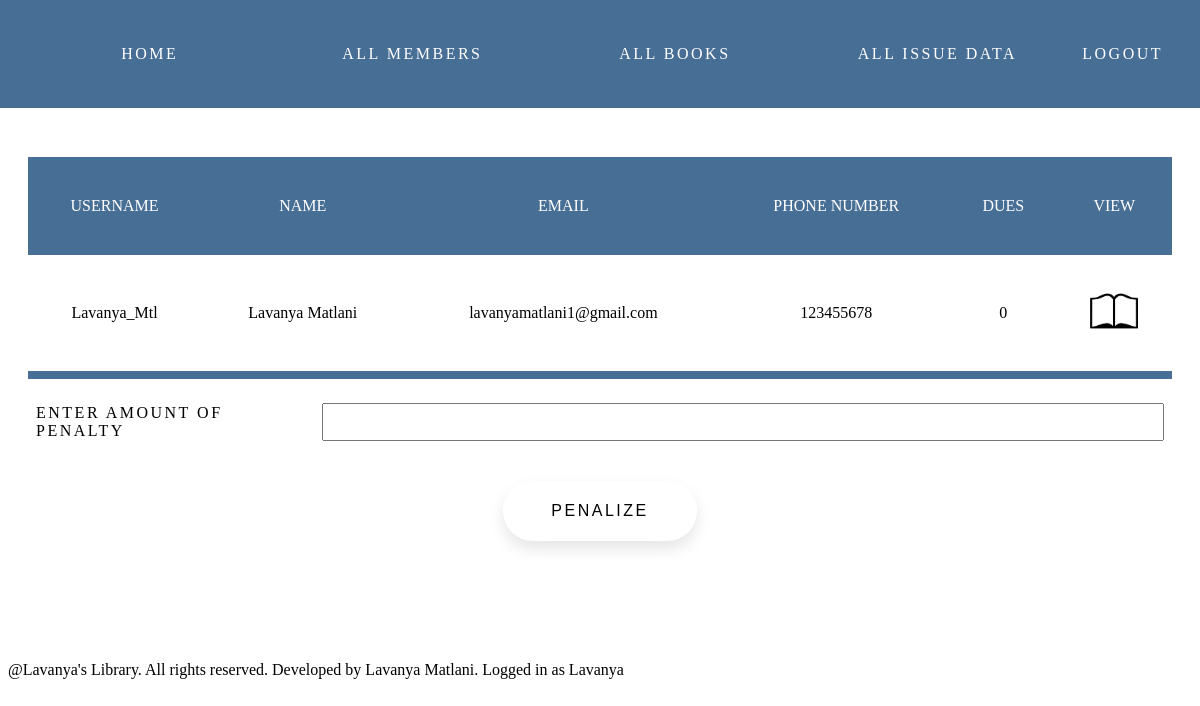
Screenshot of /members/addpenalty/1 (signed in) with the database file from the repository.
### members/models.py (models this page shows)
class Member(models.Model):
    username = models.CharField(max_length=40,unique=True,null=False,blank=False)
    first_name = models.CharField(max_length=40)
    last_name = models.CharField(max_length=40)
    email = models.EmailField(null=False,blank=False)
    phone_number = models.CharField(max_length=15)
    dues = models.IntegerField(null=False,default=0)

### members/views.py (the view, shortened to what this page needs)
# urls.py: path('addpenalty/<int:id>',add_penalty,name="add_penalty"),
@login_required(login_url='account:login')
def add_penalty(request,id):
    try:
        member = Member.objects.get(id=id)
        if request.method == "GET":
            return render(request, 'members/addpenalty.html', context={'member':member})
    except ObjectDoesNotExist:
        return render(request, 'members/addpenalty.html', context={'message':"Member not found"})

### members/templates/members/addpenalty.html (shortened to what this page needs)
{% extends 'members/index.html' %}
{% load static %}
{% block content %}
<div class="container">
    {% if member %}
    <table>
        <tr>
            <th>Username</th>
            <th>Name</th>
            <th>Email</th>
            <th>Phone Number</th>
            <th>Dues</th>
            <th>View</th>
        </tr>
        <tr>
            <td>{{ member.username }}</td>
            <td>{{ member.first_name }} {{ member.last_name }}</td>
            <td>{{ member.email }}</td>
            <td>{{ member.phone_number }}</td>
            <td>{{ member.dues }}</td>
            <td><a href="{% url 'members:view_member' id=member.id %}"><img src={% static "members/images/preview.png" %} class="symbol"></a></td>
        </tr>
    </table>
    <form method="POST">
        <div class="form-grid">
            <div>Enter amount of penalty</div>
            <div><input type="number" name="dues"/></div>
        </div>
        <div class="actionpad">
            <button type="submit" class="yes">Penalize</button>
        </div>
    </form>
    {% endif %}
</div>
{% endblock content %}

### members/templates/members/index.html (shortened to what this page needs)
{% load static %}
<!DOCTYPE html>
<html lang="en">
<head>
    <link rel="stylesheet" href="{% static "members/css/style.css" %}">
</head>
<body>
    {% block nav %}
        <nav class="nav">
            <a class="left" href="{% url 'account:home' %}">Home</a>
            <a class="left" href="{% url 'members:index' %}">All Members</a>
            <a class="left" href="{% url 'books:index' %}">All Books</a>
            <a class="left" href="{% url 'bookissue:index' %}"> All Issue Data</a>
            <a class="right" href="{% url 'account:logout' %}">Logout</a>
        </nav>
    {% endblock nav %}
    {% block content %}{% endblock content %}
    {% block footer %}
        <div class="footer">@Lavanya's Library. All rights reserved. Developed by Lavanya Matlani. Logged in as {{ request.user }} </div>
    {% endblock footer %}
</body>
</html>

### members/static/members/css/style.css (style rules this page uses)
html { margin: 0; height: 100%; width: 100%; min-width: fit-content; }
body { margin: 0; }
.symbol { width: 3em; height: 3em; }
.nav { display:flex; align-items: center; background-color: #476e95; box-sizing: border-box; text-align: center; font-size: 1em; text-transform: uppercase; letter-spacing: 2.5px; justify-content: space-between; padding: 1em; }
.left { padding: 1.5em 1em; color: #fff; width: 100%; margin: 5px; margin-right: auto; box-sizing: border-box; text-decoration: none; }
.right { padding: 1.5em 1em; margin: 5px; margin-left: auto; box-sizing: border-box; text-decoration: none; color: #fff; }
th { color: white; padding: 2em 1em; text-transform: uppercase; font-weight: 500; }
td { background-color: white; padding: 2em 1em; }
table { width:100%; text-align: center; border-collapse: separate; border-spacing: 0 0.5em; background-color: #476e95; }
.container { border-radius: 7px; margin: 1%; padding: 1em 1em 4em 1em; }
button { padding: 1.3em 3em; font-size: 1em; text-transform: uppercase; letter-spacing: 2.5px; font-weight: 500; color: #000; background-color: #fff; border: none; border-radius: 45px; box-shadow: 0px 8px 15px rgba(0, 0, 0, 0.1); transition: all 0.3s ease 0s; cursor: pointer; outline: none; }
.actionpad { padding: 1em; text-align: center; }
.form-grid { display: grid; grid-template-columns: 1fr 3fr; align-items: center; text-transform: uppercase; letter-spacing: 2.5px; font-size: 1em; }
.form-grid >div { margin: 0.5em; padding: 1em 0; }
input { width: 100%; padding: 0.5em; font-size: 1em; box-sizing: border-box; }
.footer { margin-top: 2em; margin-right: 0; box-sizing: border-box; left: 0; bottom: 0; width: 100%; padding: 0.5em; }

### rows the page displays
Member: username "Lavanya_Mtl", first_name "Lavanya", last_name "Matlani", email "lavanyamatlani1@gmail.com", phone_number "123455678", dues "0"

### other values shown
{{ request.user }} "Lavanya"
